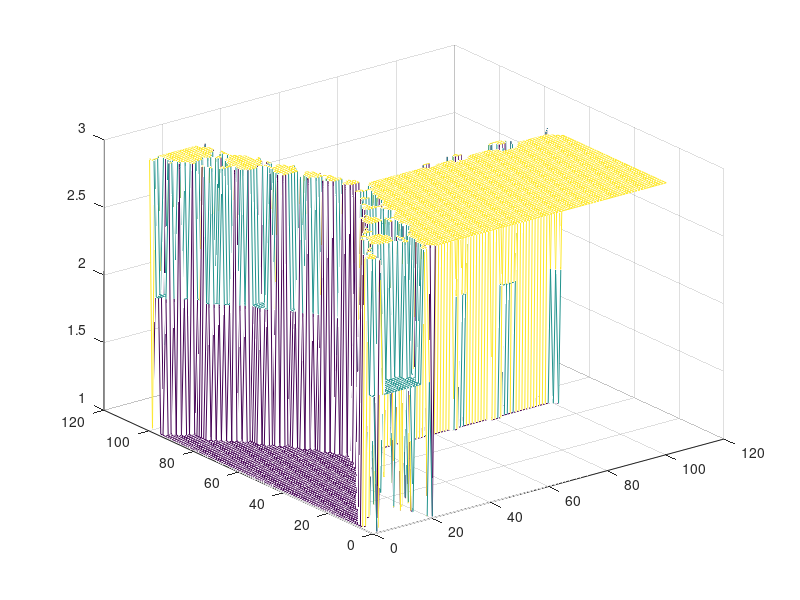

Source code (MATLAB):
function MiejscaZerowe()
    [X,Y]= meshgrid(-10:0.2:10,-10:0.2:10);
    
    M = zeros(length(X));
    for ix=1:length(X)
        for iy=1:length(Y)
            M(ix,iy) = MetodaNewtona(X(ix,iy)+1j*Y(ix,iy));
        end
    end

    M = przerob(M,length(X),length(Y));
    mesh(M);

function M = przerob(M,lenX,lenY)
    dokladnosc=0.0001;

    for ix=1:lenX
        for iy=1:lenY
            %M(ix,iy) = round(M(ix,iy));
            if imag(M(ix,iy))>dokladnosc
                M(ix,iy)= 2; 
            elseif imag(M(ix,iy))<-dokladnosc
                M(ix,iy)= 3; 
            else
                M(ix,iy)= 1;                
            end   
        end
    end

function x = MetodaNewtona(x0)
    x=x0;
    dokladnosc=0.0001;
    x=x-(f(x)/fp(x));
    limit=0;
    
    while abs(f(x))>dokladnosc && limit<100
       x=x-(f(x)/fp(x));
       limit=limit+1;
    end


function wynik = f(x)
    %-j^2 x-5 j^2+x^3+9 x^2+24 x+20
    wynik = x^3+9*(x^2)+24*x+20-(1j^2)*x-5*(1j^2);


function wynik = fp(x)
    wynik = -(1j^2) + 3*(8 + 6*x + (x^2));
